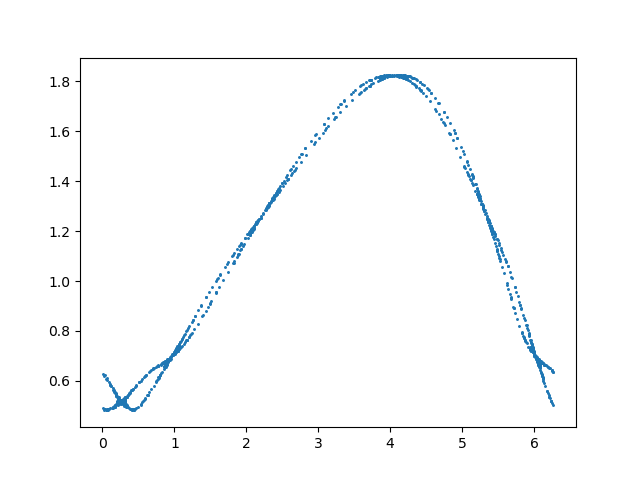

Here is the Python script that generated this plot:
import matplotlib.pyplot as plt
import numpy as np

twopi = 2*np.pi

def std_map_traj(itr, ic, K=0.5):
    '''Iterations, initial conditions and K'''
    state = np.empty(shape=(itr+1, 2), dtype=ic.dtype)
    state[0][0], state[0][1] = ic[0], ic[1] # Initial conditions of (p,x)
    for i in range(itr):
        p = state[i][0] + K * np.sin(state[i][1])
        x = state[i][1] + p
        # Only consider (p,x) in [0,twopi]*[0,twopi]
        state[i+1] = np.asarray([twopi*(p/twopi - np.floor(p/twopi)), twopi*(x/twopi - np.floor(x/twopi))])

    return state

ic = np.asarray([.5, .3])
traj = std_map_traj(2**10, ic, 0.7)

fig, ax = plt.subplots()
ax.scatter(traj[:, 1], traj[:, 0], marker='.', s=5, linestyle='None')
fig.savefig('std_map.png', format='png')

